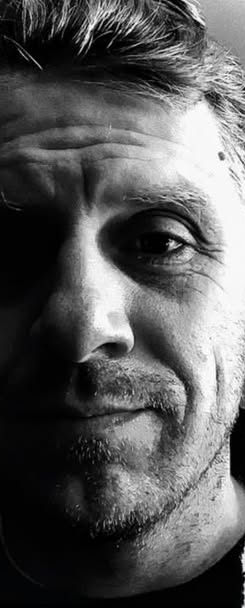
#> input picture docs/cases/ldsabuse-twins/left_right/inputs/still_left.png, 245 x 608 px; its folder holds only this picture in this run
$ python compare_fb_posts.py ../docs/cases/ldsabuse-twins/left_right/inputs ../docs/cases/ldsabuse-twins/left_right/inputs --out out.png
#> lines starting #> are read from the running program, lines starting #| are printed output that depends on the picture; after the words box and inside, x2 and y2 are one past the last pixel; in counts of white or black regions, pixels touching at a corner belong together
### bin/compare_x_ig.py
#!/usr/bin/env python3
"""Compare one X account's posts with one Instagram account's posts, forensically.

Question it answers: do the two accounts share content (same text, same media, same links),
or only topics, or nothing? Built for X @ldsabuse vs Instagram ldsabuseonx (Oct 2026), usable
for any pair.

A CASE folder holds everything (keep it under data/, which git ignores):

  00_PREDICTION.md         predictions + decision rules, written BEFORE collection
  CUSTODY.log              append-only: every step, UTC time, what was read or written, sha256
  x/raw/<id>.json          each X post exactly as X's public embed endpoint served it (bytes untouched)
  x/media/<id>_<n>.<ext>   photos / video posters attached to those posts
  ig/capture/              a copy of a bin/ig_scrape_account.py capture from dl_wm (posts.jsonl, manifest.json, raw)
  ig/media/<code>/         a copy of the post's media and its .srt transcript (from dl_wm outputs)
  derived/frames/          video frames sampled for image fingerprints (re-creatable)
  out/                     report.md, pairs.csv, manifest.json

Steps (each one writes to CUSTODY.log):
  fetch-x  CASE --ids FILE [FILE...]   download each X post's raw JSON + attached images (network)
  fetch-x-media CASE                   download each X video's best MP4 variant, from the saved raw JSON
  files    CASE                        file-level inventory of every media file on both sides (ffprobe/EXIF),
                                       then cross-checks: identical bytes, same durations, shared encoder tags
  add-ig   CASE --capture DIR [--media DIR...]   copy (never move) the Instagram data in
  compare  CASE [--window-days 1]      offline. Re-checks every input hash first, stops on any mismatch
  ledger   CASE [--out FILE]           offline. One row per Instagram post, keyed by its code (never by day):
                                       own/collab, file on disk, best X match within +/-3 days, and a status.
                                       Test lists come from this file, not retyped from a write-up (T4 lost a
                                       post that way: Aug 12 had 2 posts, one matched, and the day got ticked off)

Rules (THRESHOLDS below) are fixed before the comparison and written into out/manifest.json.
Pair classes, strongest first:
  IDENTICAL       same image (whole-frame dHash <= 6 AND every horizontal third <= 6), same link,
                  or text 5-word-shingle Jaccard >= 0.8
  SAME MATERIAL   near image (whole frame <= 12), shared run of >= 8 words, >= 2 shared 5-word
                  shingles, or the same uncommon link domain
  TOPIC ONLY      >= 3 shared uncommon content words
  NOTHING SHARED  none of the above
Control: same-day pairs (|day difference| <= window) are compared with pairs from other days. If topic
overlap is no higher on the same day, timing isn't telling us anything.

Banded image hash: images and video frames are hashed whole and per horizontal third (top /
middle / bottom). All three bands within band_hash_identical (and the whole frame within
img_identical) supports an image IDENTICAL. Two of three bands within the cutoff still counts as
the same footage (SAME MATERIAL); the failing band is reported as altered, by name and distance.
Zero or one matching band is no band match, and the pair falls back to the other rules. This
way an added banner or corner stamp shows as one altered band instead of quietly passing or
silently sinking the whole comparison. Distances are in pairs.csv (band_distances, altered_bands,
bands_matched).

Python 3.8+ (mimesis venv). Uses Pillow + numpy for image hashes, ffmpeg for video frames.
"""
import argparse
import csv
import difflib
import hashlib
import json
import os
import re
import shutil
import socket
import subprocess
import sys
import time
import unicodedata
from datetime import datetime, timedelta, timezone
from pathlib import Path

THRESHOLDS = {
    "img_identical": 6,          # dHash Hamming distance (64-bit)
    "img_near": 12,
    "band_hash_identical": 6,    # dHash per horizontal third for an image IDENTICAL
    "band_match_min": 2,         # bands within cutoff that still count as the same footage
    "shingle_n": 5,              # words per shingle
    "shingle_jaccard_identical": 0.8,
    "shared_shingles_material": 2,
    "common_run_material": 8,    # longest run of identical words
    "rare_terms_topic": 3,       # shared uncommon content words
    "rare_df_max": 0.10,         # "uncommon" = in at most 10% of all items (both sides), but never fewer than 2
    "frame_every_s": 2.0,        # video frame sampling for fingerprints
    "tz_offset_hours": -7,       # day boundaries in PDT
}
GENERIC_DOMAINS = {"x.com", "twitter.com", "t.co", "instagram.com", "www.instagram.com", "youtu.be",
                   "youtube.com", "www.youtube.com", "facebook.com", "tiktok.com", "linktr.ee"}
STOP = set("""a an and are as at be been but by can could did do does for from had has have he her him his how i if in
into is it its just like me more my no not now of on or our out she so some than that the their them then there these
they this to too up us was we were what when where which who why will with would you your yeah yes all about any
because been being dont don't im i'm it's its thats that's ive i've youre you're get got going gonna one also only
very really even still ever every here over such much many most other own same should than through while
""".split())
SYND = "https://cdn.syndication.twimg.com/tweet-result?id={id}&lang=en&token={tok}"


# ---------- custody + hashing ----------

def utc_now():
    return datetime.now(timezone.utc).strftime("%Y-%m-%dT%H:%M:%SZ")


def sha256_file(p):
    h = hashlib.sha256()
    with open(p, "rb") as f:
        for b in iter(lambda: f.read(1 << 20), b""):
            h.update(b)
    return h.hexdigest()


def custody(case, step, msg, path=None):
    line = "{}\t{}\t{}".format(utc_now(), step, msg)
    if path is not None:
        line += "\t{}\tsha256={}".format(os.path.relpath(str(path), str(case)), sha256_file(path))
    with open(Path(case) / "CUSTODY.log", "a", encoding="utf-8") as f:
        f.write(line + "\n")


def script_identity():
    me = Path(__file__).resolve()
    try:
        commit = subprocess.run(["git", "-C", str(me.parent), "rev-parse", "HEAD"], capture_output=True,
                                text=True).stdout.strip()
        dirty = bool(subprocess.run(["git", "-C", str(me.parent), "status", "--porcelain", str(me)],
                                    capture_output=True, text=True).stdout.strip())
    except Exception:
        commit, dirty = "", None
    return {"script": str(me), "sha256": sha256_file(me), "git_commit": commit, "script_uncommitted": dirty,
            "python": sys.version.split()[0], "host": socket.gethostname()}


# ---------- text features ----------

URL_RE = re.compile(r"https?://\S+")


# [6 lines left out: function norm_url, not called in this run]


def domain(u):
    return norm_url(u).split("/")[0]


# [5 lines left out: function tokens, not called in this run]


def content_words(toks):
    return {w for w in toks if len(w) >= 4 and w not in STOP and not w.isdigit()}


def shingles(toks, n):
    return {" ".join(toks[i:i + n]) for i in range(len(toks) - n + 1)}


# [15 lines left out: functions longest_run, srt_text, not called in this run]


# ---------- image fingerprints ----------

def dhash(path_or_img):
    from PIL import Image
    import numpy as np
    img = path_or_img if hasattr(path_or_img, "convert") else Image.open(path_or_img)
    g = np.asarray(img.convert("L").resize((9, 8), Image.LANCZOS), dtype=np.int16)
    bits = (g[:, 1:] > g[:, :-1]).flatten()
    return int("".join("1" if b else "0" for b in bits), 2)


def hamming(a, b):
    return bin(a ^ b).count("1")


BANDS = ("top", "middle", "bottom")


# [125 lines left out: functions band_hashes, video_frames, x_token, read_ids, cmd_fetch_x, cmd_fetch_x_media, not called in this run]


# ---------- file-level inventory ----------

MEDIA_EXT = {".mp4", ".mov", ".m4v", ".jpg", ".jpeg", ".png", ".webp", ".gif"}


# [171 lines left out: functions probe, image_meta, file_row, cmd_files, cmd_add_ig, verify_custody, not called in this run]


def local_day(ts_utc):
    return (ts_utc + timedelta(hours=THRESHOLDS["tz_offset_hours"])).date()


# [138 lines left out: functions x_items, ig_items, fingerprints, score_pair, not called in this run]


ORDER = ["IDENTICAL", "SAME MATERIAL", "TOPIC ONLY", "NOTHING SHARED"]


# [89 lines left out: function cmd_compare, not called in this run]


# ---------- per-post ledger ----------

LEDGER_RULE = {"window_days": 3, "len_tol_s": 0.2, "dhash_max": 5, "fracs": (0.3, 0.5, 0.7)}


# [148 lines left out: functions _trim_black, _frame, _video_print, cmd_ledger, main, not called in this run]


# [2 lines that do not run on import are left out]

### bin/compare_fb_posts.py
#!/usr/bin/env python3
"""Apples-to-apples comparison of two Facebook photo posts that look alike from the outside.

Question it answers: apart from the words written on them, can the two posts' images be told apart?
Every measurable trait is listed, and each trait gets a verdict:

  SAME              both posts give the same value (within the tolerance fixed in RULES)
  OVERLAP           the posts' value ranges overlap, so the trait can't tell them apart
  DISTINGUISHABLE   the ranges don't overlap, so this trait alone separates the posts

Nothing is OCR'd. If every trait is SAME/OVERLAP, the only thing left to separate them is the text.

Input: two post folders, each holding the images from one post and (optionally) the dl_wm metadata
JSON. A mimesis case folder works too (its raw/ is used). Inputs are only read, never written.

  compare_fb_posts.py A_DIR B_DIR --out OUT_DIR [--label-a TB] [--label-b AM]

Writes OUT_DIR/report.md, features.csv, verdicts.csv, manifest.json, and appends to OUT_DIR/CUSTODY.log.
Images are only compared within the same type (text card vs text card, other vs other).
"""
import argparse
import csv
import glob
import hashlib
import io
import json
import os
import sys
from pathlib import Path

sys.path.insert(0, str(Path(__file__).resolve().parent))
from compare_x_ig import custody, dhash, hamming, script_identity, sha256_file, utc_now  # noqa: E402

IMG_EXT = (".jpg", ".jpeg", ".png", ".webp")

# Fixed before any run. Numeric traits: ranges that come within `tol` of each other count as overlapping.
RULES = {
    "aspect": {"tol": 0.002},
    "bytes_per_pixel": {"tol": 0.01},
    "luma_mean": {"tol": 4.0},
    "bg_luma": {"tol": 4.0},
    "ink_luma": {"tol": 8.0},
    "chroma_mean": {"tol": 1.0},
    "ink_coverage": {"tol": 0.01},
    "margin_left": {"tol": 0.02},
    "margin_right": {"tol": 0.02},
    "margin_top": {"tol": 0.03},
    "margin_bottom": {"tol": 0.03},
    "text_lines": {"tol": 0},
    "line_height": {"tol": 0.004},
    "line_pitch": {"tol": 0.006},
    "line_center_offset": {"tol": 0.01},
    "stroke_ratio": {"tol": 0.01},
    "width": {"tol": 0},
    "height": {"tol": 0},
    "file_size": {"tol": 0},
    "text_card_rule": "grayscale (mean |R-G|,|G-B| < 2) and a flat border (border luma std < 6)",
    "ink_rule": "pixels whose luma differs from the border median by > 60",
    "dhash_bits": 64,
}
NUMERIC = [k for k, v in RULES.items() if isinstance(v, dict)]
CATEGORICAL = ["format", "mode", "type", "polarity", "alignment", "exif_tags", "icc_profile", "progressive",
               "subsampling", "quant_tables"]
# Traits that come from Facebook's own re-encode rather than from the poster's file.
PLATFORM_TRAITS = {"format", "mode", "exif_tags", "icc_profile", "progressive", "subsampling", "quant_tables",
                   "bytes_per_pixel", "file_size"}


def find_images(d):
    d = Path(d)
    if (d / "raw").is_dir():
        d = d / "raw"
    imgs = sorted(p for p in d.iterdir() if p.suffix.lower() in IMG_EXT)
    metas = sorted(p for p in d.glob("*.json"))
    return d, imgs, (metas[0] if metas else None)


def _runs(mask_1d):
    runs, start = [], None
    for i, v in enumerate(list(mask_1d) + [False]):
        if v and start is None:
            start = i
        elif not v and start is not None:
            runs.append((start, i))
            start = None
    return runs


def image_features(path):
    import numpy as np
    from PIL import Image

    im = Image.open(path)
#> im is the input picture: PIL image 245x608 RGB; mean R, G, B 88.5, 88.6, 88.6
    f = {"file": path.name, "sha256": sha256_file(path), "file_size": path.stat().st_size,
         "format": im.format, "mode": im.mode, "width": im.width, "height": im.height,
         "aspect": round(im.width / im.height, 4)}
    f["bytes_per_pixel"] = round(f["file_size"] / (im.width * im.height), 4)
    f["exif_tags"] = len(im.getexif())
    f["icc_profile"] = bool(im.info.get("icc_profile"))
    f["progressive"] = bool(im.info.get("progressive") or im.info.get("progression"))
    q = getattr(im, "quantization", None) or {}
#> q = 0 items
    f["quant_tables"] = hashlib.sha256(json.dumps({k: list(v) for k, v in q.items()}).encode()).hexdigest()[:12] if q else "none"
    try:
        from PIL import JpegImagePlugin
        f["subsampling"] = {0: "4:4:4", 1: "4:2:2", 2: "4:2:0"}.get(JpegImagePlugin.get_sampling(im), "n/a")
    except Exception:
        f["subsampling"] = "n/a"

    # Work at a fixed width so layout numbers are comparable across resolutions.
    W = 800
    rgb = np.asarray(im.convert("RGB").resize((W, round(W * im.height / im.width)), Image.LANCZOS), dtype=np.float32)
    luma = rgb @ np.array([0.299, 0.587, 0.114], dtype=np.float32)
    H = luma.shape[0]
    f["luma_mean"] = round(float(luma.mean()), 1)
    f["chroma_mean"] = round(float((np.abs(rgb[..., 0] - rgb[..., 1]) + np.abs(rgb[..., 1] - rgb[..., 2])).mean() / 2), 2)
    b = max(4, W // 100)
    border = np.concatenate([luma[:b].ravel(), luma[-b:].ravel(), luma[:, :b].ravel(), luma[:, -b:].ravel()])
    bg = float(np.median(border))
#> bg = 24
    f["bg_luma"] = round(bg, 1)
    f["type"] = "text_card" if f["chroma_mean"] < 2 and float(border.std()) < 6 else "other"
    f["polarity"] = "light_on_dark" if bg < 128 else "dark_on_light"

    ink = np.abs(luma - bg) > 60
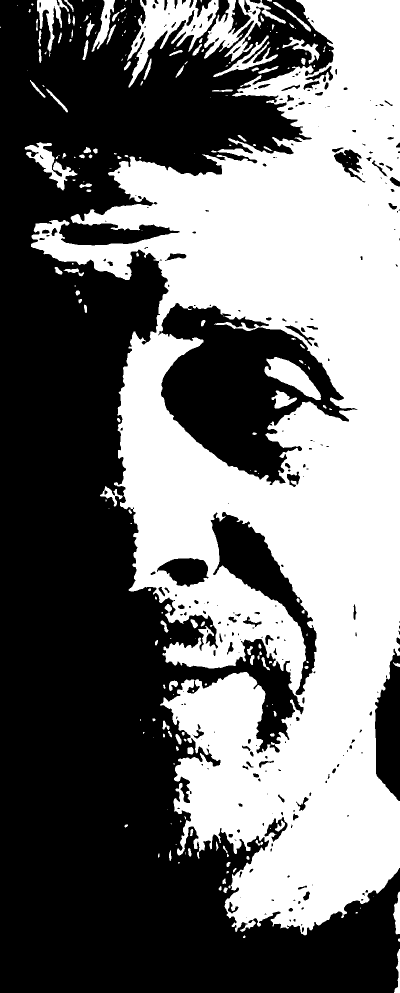
#> ink: shape (1985, 800) bool (shown at 1/2 size); 44.5% white; 226 white regions (101 under 20 px), largest, box (x1, y1, x2, y2) and area: (62, 0, 800, 1871) 662591, (254, 0, 438, 175) 11301, (408, 0, 572, 123) 6219
    f["ink_coverage"] = round(float(ink.mean()), 4)
    f["ink_luma"] = round(float(luma[ink].mean()), 1) if ink.any() else None
    rows, cols = np.where(ink)
    if rows.size:
        f["margin_top"], f["margin_bottom"] = round(rows.min() / H, 4), round(1 - (rows.max() + 1) / H, 4)
        f["margin_left"], f["margin_right"] = round(cols.min() / W, 4), round(1 - (cols.max() + 1) / W, 4)
    lines = [r for r in _runs(ink.any(axis=1)) if r[1] - r[0] >= 3]  # text lines = runs of rows holding ink
#> after the loop in _runs, `for i, v in enumerate(list(mask_1d) + [False]):`: runs = [(0, 1876), (1877, 1884), (1898, 1985)]
#> (the rest of the program and of its run is left out)
